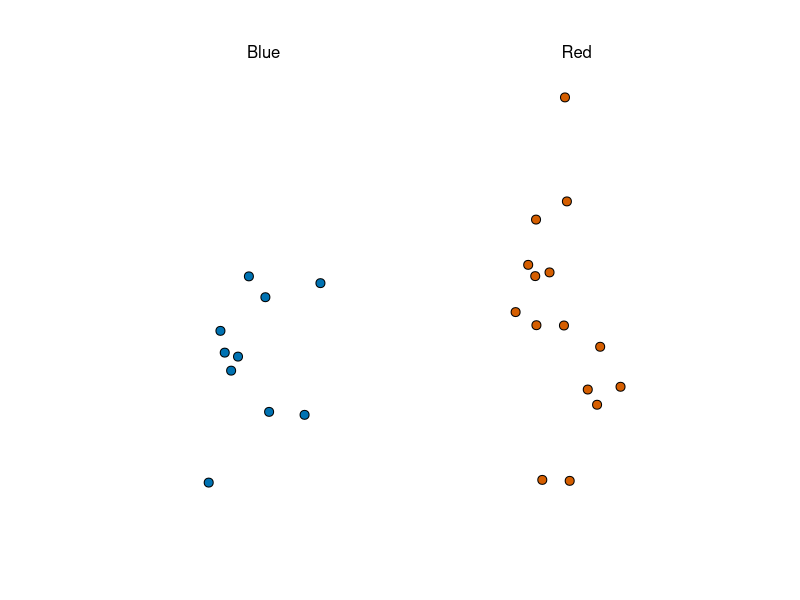
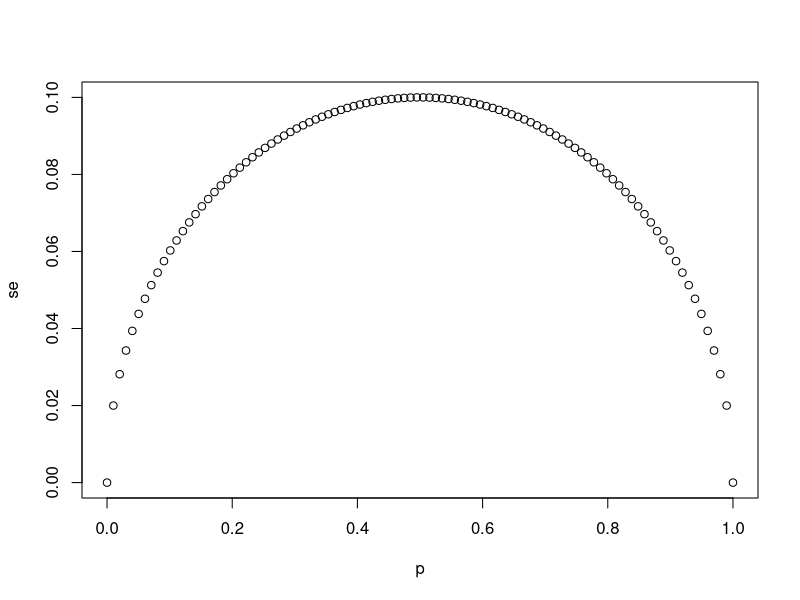
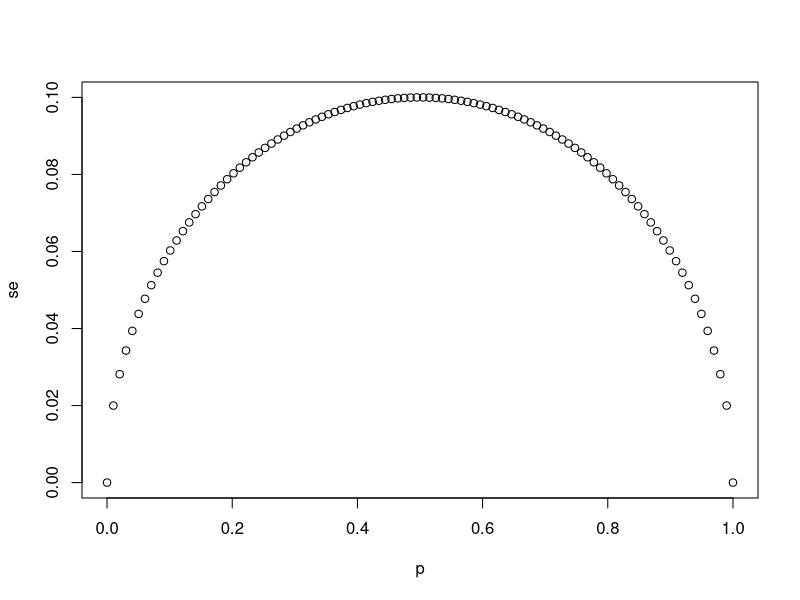
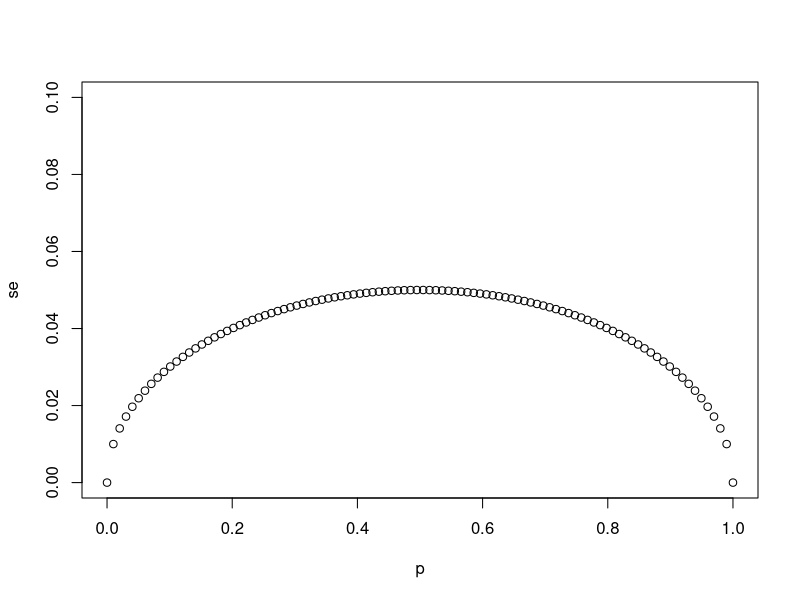
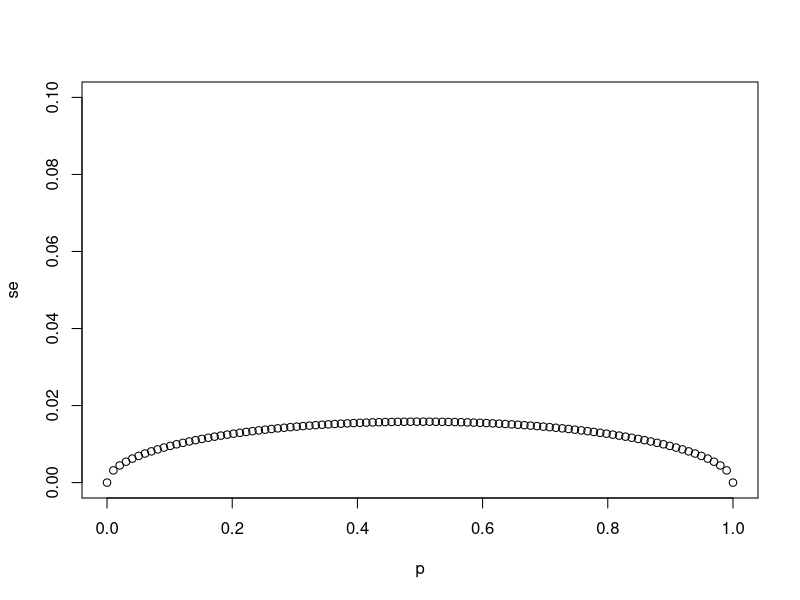
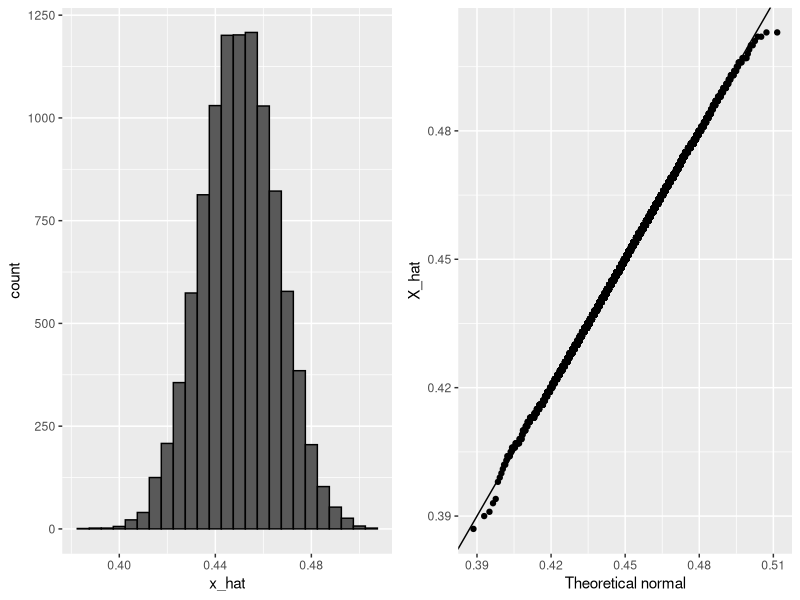

R code for these plots, in order:
#Key points
#The task of statistical inference is to estimate an unknown population parameter using observed data from a sample.
#In a sampling model, the collection of elements in the urn is called the population.
#A parameter is a number that summarizes data for an entire population.
#A sample is observed data from a subset of the population.
#An estimate is a summary of the observed data about a parameter that we believe is informative. It is a data-driven guess of the population parameter.
#We want to predict the proportion of the blue beads in the urn, the parameter  𝑝 . The proportion of red beads in the urn is  1−𝑝  and the spread is  2𝑝−1 .
#The sample proportion is a random variable. Sampling gives random results drawn from the population distribution.
#Code: Function for taking a random draw from a specific urn
#The dslabs package includes a function for taking a random draw of size  𝑛  from the urn described in the video:
  
library(tidyverse)
library(dslabs)
take_poll(25)    

# `N` represents the number of people polled
N <- 25

# Create a variable `p` that contains 100 proportions ranging from 0 to 1 using the `seq` function
p <- seq(0,1, length = 100)

# Create a variable `se` that contains the standard error of each sample average
se <- sqrt(p * (1 - p)/N)

# Plot `p` on the x-axis and `se` on the y-axis
plot(p,se)

# The vector `p` contains 100 proportions of Democrats ranging from 0 to 1 using the `seq` function
p <- seq(0, 1, length = 100)

# The vector `sample_sizes` contains the three sample sizes
sample_sizes <- c(25, 100, 1000)

# Write a for-loop that calculates the standard error `se` for every value of `p` for each of the three samples sizes `N` in the vector `sample_sizes`. Plot the three graphs, using the `ylim` argument to standardize the y-axis across all three plots.
for(N in sample_sizes){
  se <- sqrt(p*(1-p)/N)
  plot(p, se, ylim = c(0,0.5/sqrt(25)))
}

# `N` represents the number of people polled
N <- 25

# `p` represents the proportion of Democratic voters
p <- 0.45

# Calculate the standard error of the spread. Print this value to the console.
2*sqrt(p*(1-p)/N)


X_hat <- 0.48
se <- sqrt(X_hat*(1-X_hat)/25)
pnorm(0.01/se) - pnorm(-0.01/se)

#Code: Monte Carlo simulation using a set value of p
p <- 0.45    # unknown p to estimate
N <- 1000

# simulate one poll of size N and determine x_hat
x <- sample(c(0,1), size = N, replace = TRUE, prob = c(1-p, p))
x_hat <- mean(x)

# simulate B polls of size N and determine average x_hat
B <- 10000    # number of replicates
N <- 1000    # sample size per replicate
x_hat <- replicate(B, {
  x <- sample(c(0,1), size = N, replace = TRUE, prob = c(1-p, p))
  mean(x)
})

#Code: Histogram and QQ-plot of Monte Carlo results
library(tidyverse)
library(gridExtra)
p1 <- data.frame(x_hat = x_hat) %>%
  ggplot(aes(x_hat)) +
  geom_histogram(binwidth = 0.005, color = "black")
p2 <- data.frame(x_hat = x_hat) %>%
  ggplot(aes(sample = x_hat)) +
  stat_qq(dparams = list(mean = mean(x_hat), sd = sd(x_hat))) +
  geom_abline() +
  ylab("X_hat") +
  xlab("Theoretical normal")
grid.arrange(p1, p2, nrow=1)
